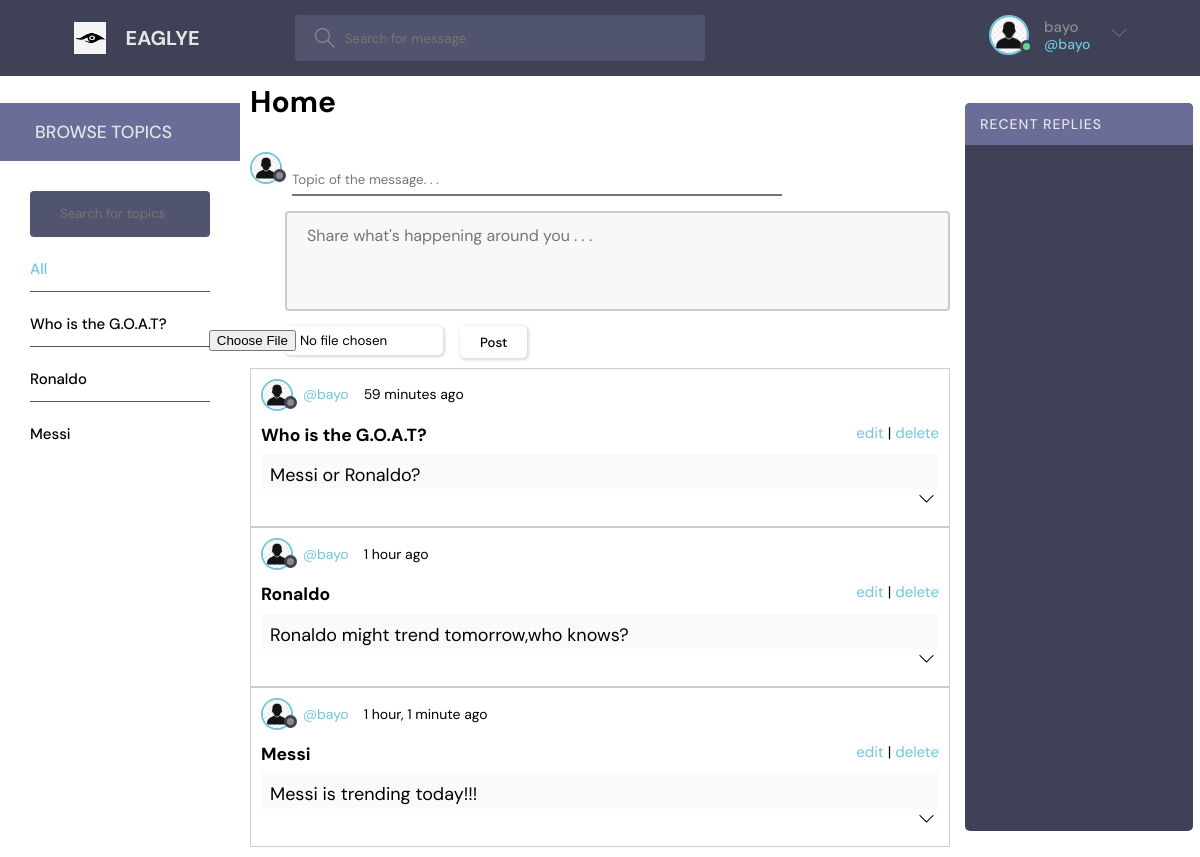
/ (signed in), run on the app's committed database.
### trends/models.py (models this page shows, shortened)
class User(AbstractUser):
    username = models.CharField(max_length=200, null=True)
    email = models.EmailField(unique=True, null=True)
    bio = models.TextField(null=True)
    avatar = models.ImageField(null=True, default="avartar.jpg")
    USERNAME_FIELD = 'email'
    REQUIRED_FIELDS = ['username', ]

class Message(models.Model):
    recipient = models.ForeignKey(User, on_delete=models.SET_NULL, null=True)
    name = models.CharField(max_length=200)
    body = models.TextField(null=True, blank=True)
    attachment = models.ImageField(null=True, blank=True)
    updated = models.DateTimeField(auto_now=True)
    created = models.DateTimeField(auto_now_add=True)
    class Meta:
        ordering = ['-updated', '-created']

### trends/views.py (the view)
# urls.py: path('', views.home, name="home"),
def home(request):
    form = MessageForm()
    if request.GET.get('q') != None and request.GET.get('q') != '':
        q = request.GET.get('q')
        search = Message.objects.filter(
            Q(recipient__username__icontains=q) |
            Q(name__icontains=q) |
            Q(body__icontains=q)
        )
    else:
        search = ''
    message = Message.objects.all()
    user = User.objects.all()
    q = ''
    if q != '':
        comment = Comment.objects.filter(Q(message__name__icontains=q))[0:3]
    else:
        comment = Comment.objects.all()
    context = {'search': search, 'messages': message,
               'users': user, 'comments': comment, 'form': form}
    return render(request, 'trends/home.html', context)

### trends/forms.py
class MessageForm(ModelForm):
    class Meta:
        model = Message
        fields = '__all__'
        exclude = ['recipient']
        widgets = {
            'name': forms.TextInput(attrs={'placeholder': 'Topic of the message. . .'}),
            'body': forms.Textarea(
                attrs={"placeholder": "Share what's happening around you . . ."}),
        }

### trends/templates/trends/home.html
{% extends 'main.html' %} {% block content %}
<div id="left-column">
    {% include 'trends/topics_component.html' %}
</div>
<div id="middle">
    <div class="trends" style=" padding: 20px 0 0px 10px;margin: 0;font-size: 15px;">
        <h1>Home</h1>
    </div>
    {% include 'trends/feed_component.html' %}
</div>
<div id="right-column">
    {% include 'trends/activity_component.html' %}
</div>
{% endblock %}

### templates/navbar.html (shortened to what this page needs)
{% load static %}
<header class="header header--loggedIn">
    <div class="container">
        <a href="{% url 'home' %}" class="header__logo">
             <img src="{% static 'images/logo1.png' %}" />
            <h1>EAGLYE</h1>
        </a>
        <form class="header__search" method="GET" action="{% url 'home' %}" id="headerinp">
            <label>
                <input name="q" placeholder="Search for message" />
            </label>
        </form>
        <nav class="header__menu">
            {% if request.user.is_authenticated %}
            <div class="header__user">
                <a href="{% url 'user-profile' request.user.id %}">
                <div class="avatar avatar--medium active">
                        <img src="static{{request.user.avatar.url}}" />
                    </div>
                    <p>{{request.user.username}} <span>@{{request.user.username}}</span></p>
                </a>
                <button class="dropdown-button">
                    <svg version="1.1" xmlns="http://www.w3.org/2000/svg" width="32" height="32" viewBox="0 0 32 32">
                        <title>chevron-down</title>
                        <path d="M16 21l-13-13h-3l16 16 16-16h-3l-13 13z"></path>
                    </svg>
                </button>
            </div>
            {% else %}
            <a href="{% url 'login' %}">
                <p>Login</p>
            </a>
            {% endif %}
        </nav>
    </div>
</header>

### trends/templates/trends/topics_component.html (shortened to what this page needs)
<div class="topics" >
     <div class="layout__boxHeader" >
        <div class="layout__boxTitle">
          <h3 style="padding-left:20px;">Browse Topics</h3>
        </div>
      </div>
  <div class="topics-page layout__body">
        <form action="" method="GET" class="header__search">
          <label>
            <input name="q" placeholder="Search for topics" />
          </label>
        </form>
    <ul class="topics__list" id="tpic">
        <li>
            <a href="{% url 'home' %}" class="active">All </a>
        </li>
        {% for message in messages %}
        <li>
         <a href="{% url 'home' %}?q={{message.name}}">{{message.name}}</a>
        </li>
        {% endfor %}
    </ul>
     </div>
</div>

### trends/templates/trends/feed_component.html (shortened to what this page needs)
{% load static %}
<div class="feed">
  {% if search != '' %}
  <div id="searchinput" >
    <form class="header__search" method="GET" action="{% url 'home' %}">
      <label>
        <svg version="1.1" xmlns="http://www.w3.org/2000/svg" width="32" height="32" viewBox="0 0 32 32">
          <title>search</title>
          <path d="M32 30.586l-10.845-10.845c1.771-2.092 2.845-4.791 2.845-7.741 0-6.617-5.383-12-12-12s-12 5.383-12 12c0 6.617 5.383 12 12 12 2.949 0 5.649-1.074 7.741-2.845l10.845 10.845 1.414-1.414zM12 22c-5.514 0-10-4.486-10-10s4.486-10 10-10c5.514 0 10 4.486 10 10s-4.486 10-10 10z"></path>
        </svg>
        <input name="q" placeholder="Search for message" />
      </label>
    </form>
  </div><br>
  {% for result in search %}
    <div>
      <div class="thread__top">
        <div class="thread__author">
          <a href="{% url 'user-profile' result.recipient.id  %}" class="thread__authorInfo">
            <div class="avatar avatar--small">
              <img src="static{{result.recipient.avatar.url}}" />
            </div>
            <span>@{{result.recipient.username}}</span>
          </a>
          <span class="thread__date ">{{result.created|timesince}} ago</span>
        </div>
      </div>
      {% if request.user == result.recipient %}
      <div class="del ">
        <div>
          {{result.name}}
        </div>
        <div class="edt ">
          <a href="{% url 'update-message' result.id %} ">edit </a> | <a href="{% url 'delete-message' result.id %} "> delete</a></div>
        </div>
        {% else %}
        <div class="del">
          <div>
           <h3> {{result.name}}</h3>
          </div>
          <div class="edt ">
          </div>
        </div>
        {% endif %}
      </div>
      <div class="thread__msg ">
        {{result.body}}
      </div>
      {% if request.user.is_authenticated %}
      {% for comment in comments%}
      {% if comment.result.id == result.id %}
      <div class="thread ">
        <div class="thread__top "><div class="thread__author ">
          <a href="{% url 'update-user' %} " class="thread__authorInfo ">
            <div class="avatar avatar--small ">
              <img src="static{{comment.user.avatar.url}} " />
            </div>
            <span>@{{comment.user.username}}</span>
          </a>
          <span class="thread__date ">{{comment.created|timesince}} ago</span>
        </div>
        {% if request.user == comment.user %}
        <a href="{% url 'delete-comment' comment.id %} ">
          <div class="thread__delete ">
            <svg version="1.1 " xmlns="http://www.w3.org/2000/svg " width="32 " height="32 " viewBox="0 0 32 32 ">
              <title>remove</title>
              <path d="M27.314 6.019l-1.333-1.333-9.98 9.981-9.981-9.981-1.333 1.333 9.981 9.981-9.981 9.98 1.333 1.333 9.981-9.98 9.98 9.98 1.333-1.333-9.98-9.98 9.98-9.981z "></path>
            </svg>
          </div>
        </a>
        {% endif %}
      </div>
      <div class="thread__details ">
        {{comment}}
      </div>
    </div>
    {% endif %}
    {% endfor %}
    <div id="drip " >
      <button class="dropdown-button " onclick="myFunction({{result.id}})" id="cmtdrpbtn2" >
        <svg style=" width: 15px;height: 20px; " version="1.1 " xmlns="http://www.w3.org/2000/svg " width="32 " height="32 " viewBox="0 0 32 32 "> <title>chevron-down</title>
          <path d="M16 21l-13-13h-3l16 16 16-16h-3l-13 13z "></path>
        </svg>
      </button>
    </div>
    <div>
      <div class="form__group " id="{{result.id}}" style="display:none;">
        <form method="POST" action="{% url 'room' %} ">
          {% csrf_token %}
          <input type="text" name="messageid" value="{{result.id}}"  style="display:none;"/>
          <input type="text" name="comment" style="width:80%;margin-left:20px; " placeholder="Write you message here... " />
          <input style="width:80px;background-color:#3f4156; " type="submit" value="comment" />
        </form>
      </div>
      <script>
        document.onreadystatechange = () => {
          if (document.readyState === 'complete') {
            var srchs= document.getElementById("homepaig").style.display;
            if (srchs == 'none') {
             document.getElementById("searchinput").style.display='block';
            } else {
              document.getElementById("homepaig").style.display == 'none';
            }
          }
        };
        function myFunction(element) {
          diid = document.getElementById(element).style.display;
          if (diid == 'none') {
            document.getElementById(element).style.display='block';
             //  block of code to be executed if the condition is true
          } else {
            document.getElementById(element).style.display='none'; //  block of code to be executed if the condition is false
          }
        }
        function search() {
          document.getElementById("searchinput").style.display='block';
          document.getElementById("homepaig").style.display='none';
        }
      </script>
    </div>
    {% endif %}
    {% endfor %}
    {% else %}
    <div id="homepaig" >
      {% include 'trends/message_form.html' %}
      {% for message in messages %}
      <div class="individual">
        <div>
          <div class="thread__top">
            <div class="thread__author">
              <a href="{% url 'user-profile' message.recipient.id  %}" class="thread__authorInfo">
                <div class="avatar avatar--small">
                  <img src="static{{message.recipient.avatar.url}}" />
                </div>
                <span>@{{message.recipient.username}}</span>
              </a>
              <span class="thread__date ">{{message.created|timesince}} ago</span>
            </div>
          </div>
          {% if request.user == message.recipient %}
          <div class="del">
            <div>
             <h3> {{message.name}}</h3>
            </div>
            <div class="edt ">
              <a href="{% url 'update-message' message.id %} ">edit </a> | <a href="{% url 'delete-message' message.id %} "> delete</a>
            </div>
          </div>
          {% endif %}
        </div>
        {% if message.attachment %}
        <div class="thread__msg ">
          <div id="newthread">
            <div>
          {{message.body}}
        </div>
         <div id="imagecontainer">
          <img id="imgtag" src="{{message.attachment.url}}" />
        </div>
        </div>
        </div>
        {% else %}
          <div class="thread__msg ">
            {{message.body}}
          </div>
        {% endif %}
        {% if request.user.is_authenticated %}
      <div id="drip " >
        <button class="dropdown-button " onclick="myFunction({{message.id}}) " id="cmtdrpbtn" >
        <svg style=" width: 15px;height: 20px; " version="1.1 " xmlns="http://www.w3.org/2000/svg " width="32 " height="32 " viewBox="0 0 32 32 "> <title>chevron-down</title>
          <path d="M16 21l-13-13h-3l16 16 16-16h-3l-13 13z "></path>
        </svg>
      </button>
    </div>
    {% endif %}
  </div>
  {% endfor %}
</div>
{% endif %}
</div>

### trends/templates/trends/message_form.html (shortened to what this page needs)
       {% if request.user.is_authenticated %}
<div>
    <form method="POST"  action="{% url 'create-message' %}" enctype="multipart/form-data">
          <div class="form__group1">
               <div class="thread__author">
                  <a href="{% url 'update-user'  %}" class="thread__authorInfo">
                    <div class="avatar avatar--small">
                      <img src="static{{request.user.avatar.url}}" />
                    </div>
                  </a>
                </div> {{form.name}}
          </div>
          <div class="form__group1">
            {{form.body}}
          </div>
          <div id="imgpost">
          <div class="imageicon">
            <div class="innerimg">{{form.attachment}}
          </div>
           </div>
          <div class="btnm">
        <input type="submit" value="Post" class="btnn"/>
        </div>
      </div>
    </form>
</div>
        {% endif %}

### data on the page
User: user.avatar (picture), user.username "bayo"
Message: name "Who is the G.O.A.T?", recipient.avatar (picture), recipient.username "bayo", created "59 minutes", body "Messi or Ronaldo?"
Message: name "Ronaldo", recipient.avatar (picture), recipient.username "bayo", created "1 hour", body "Ronaldo might trend tomorrow,who knows?"
Message: name "Messi", recipient.avatar (picture), recipient.username "bayo", created "1 hour, 1 minute", body "Messi is trending today!!!"
